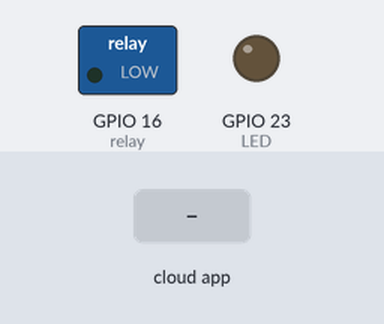
Bench run of a sketch on a simulated ESP32. Shown: switched loads named in the sketch (green lamp = pin HIGH), output pins drawn as LEDs (lit = HIGH). Inputs (shaded band) come from the test bench. WiFi joins after 1.5 s; servers stay silent unless stated; the Firebase database answers and starts empty; what the sketch prints to the serial monitor is not drawn.

Above: at 3.2 s.
3.3 s: the phone or cloud app sets nilai to 1
At 4.2 s:
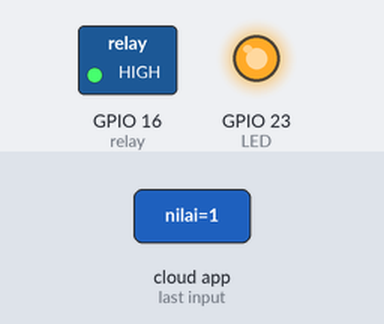
4.8 s: the phone or cloud app sets nilai to 0
At 5.4 s:
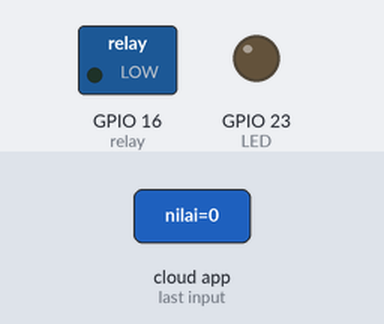
Timing chart, 0 to 7.8 s (numbered marks = the images above; inputs shaded):
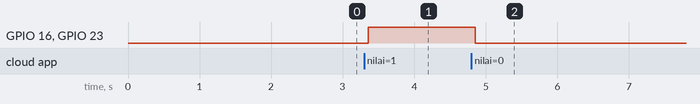

Measured:
- after the input at 3.3 s, GPIO 16 (relay), GPIO 23 (LED): LOW → HIGH after 0.06 s
- after the input at 4.8 s, GPIO 16 (relay), GPIO 23 (LED): HIGH → LOW after 0.06 s

The sketch:

ESP_32_RELAY_CONTROL_FIREBASE.ino
```cpp
#include "FirebaseESP32.h"
#include <WiFi.h>
#include "addons/TokenHelper.h"
#include "addons/RTDBHelper.h"

const char *ssid = "USERNAME WIFI";
const char *password = "PASSWORD WIFI ";

FirebaseData firebaseData;
FirebaseJson json;

#define relay 16
#define LED 23

void setup()
{
  Serial.begin(9600);
  pinMode(relay, OUTPUT);
  pinMode(LED, OUTPUT);
  digitalWrite(relay, LOW); // nilai awal relay akan off

  konekWifi();
  Firebase.begin("LINK REALTIME DATABASE", "SECRET KODE DATABASE FIREBASE");
  // Firebase.begin("firebase host", "firebase auth database");
}

void konekWifi()
{
  WiFi.begin(ssid, password);
  // memulai menghubungkan ke wifi router
  while (WiFi.status() != WL_CONNECTED)
  {
    delay(1000);
    Serial.print("."); // status saat mengkoneksikan
  }
  Serial.println("Sukses terkoneksi wifi!");
  Serial.println("IP Address:"); // alamat ip lokal
  Serial.println(WiFi.localIP());
}

void loop()
{
  if (Firebase.getString(firebaseData, "/RelayControl/nilai"))
  { // misal database diberikan nama relay1
    if (firebaseData.dataType() == "string")
    {
      String FBStatus = firebaseData.stringData();
      if (FBStatus == "1")
      {
        Serial.println("Relay ON");
        Serial.print("Pompa ON");
        digitalWrite(relay, HIGH);
        digitalWrite(LED, HIGH);
        Firebase.RTDB.setString(&firebaseData, "/RelayControl/status", "Pompa_Hidup");
      }
      else if (FBStatus == "0")
      {
        Serial.println("Relay OFF");
        Serial.print("Pompa OFF");
        digitalWrite(relay, LOW);
        digitalWrite(LED, LOW);
        Firebase.RTDB.setString(&firebaseData, "/RelayControl/status", "Pompa_Mati");
      }
      else
      {
        Serial.println("Salah kode! isi dengan data ON/OFF");
      }
    }
  }
}
```
